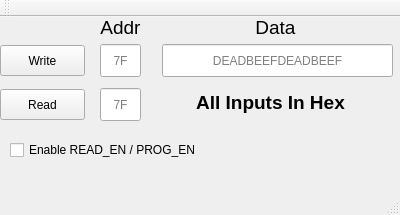
<?xml version="1.0" encoding="UTF-8"?>
<ui version="4.0">
 <class>MainWindow</class>
 <widget class="QMainWindow" name="MainWindow">
  <property name="geometry">
   <rect>
    <x>0</x>
    <y>0</y>
    <width>400</width>
    <height>215</height>
   </rect>
  </property>
  <property name="sizePolicy">
   <sizepolicy hsizetype="Fixed" vsizetype="Fixed">
    <horstretch>0</horstretch>
    <verstretch>0</verstretch>
   </sizepolicy>
  </property>
  <property name="windowTitle">
   <string>LMP91300 Programmer</string>
  </property>
  <widget class="QWidget" name="centralWidget">
   <property name="sizePolicy">
    <sizepolicy hsizetype="Fixed" vsizetype="Fixed">
     <horstretch>0</horstretch>
     <verstretch>0</verstretch>
    </sizepolicy>
   </property>
   <widget class="Line" name="line">
    <property name="geometry">
     <rect>
      <x>9</x>
      <y>71</y>
      <width>16</width>
      <height>16</height>
     </rect>
    </property>
    <property name="orientation">
     <enum>Qt::Horizontal</enum>
    </property>
   </widget>
   <widget class="QLabel" name="label">
    <property name="geometry">
     <rect>
      <x>90</x>
      <y>0</y>
      <width>61</width>
      <height>21</height>
     </rect>
    </property>
    <property name="font">
     <font>
      <pointsize>14</pointsize>
      <weight>50</weight>
      <italic>false</italic>
      <bold>false</bold>
     </font>
    </property>
    <property name="text">
     <string>Addr</string>
    </property>
    <property name="alignment">
     <set>Qt::AlignCenter</set>
    </property>
   </widget>
   <widget class="QLabel" name="label_2">
    <property name="geometry">
     <rect>
      <x>170</x>
      <y>0</y>
      <width>211</width>
      <height>21</height>
     </rect>
    </property>
    <property name="font">
     <font>
      <pointsize>14</pointsize>
      <weight>50</weight>
      <italic>false</italic>
      <bold>false</bold>
     </font>
    </property>
    <property name="text">
     <string>Data</string>
    </property>
    <property name="alignment">
     <set>Qt::AlignCenter</set>
    </property>
   </widget>
   <widget class="QPushButton" name="Read">
    <property name="geometry">
     <rect>
      <x>0</x>
      <y>72</y>
      <width>85</width>
      <height>31</height>
     </rect>
    </property>
    <property name="text">
     <string>Read</string>
    </property>
   </widget>
   <widget class="QLineEdit" name="read_address">
    <property name="geometry">
     <rect>
      <x>100</x>
      <y>71</y>
      <width>41</width>
      <height>33</height>
     </rect>
    </property>
    <property name="inputMethodHints">
     <set>Qt::ImhPreferUppercase</set>
    </property>
    <property name="inputMask">
     <string extracomment="address"/>
    </property>
    <property name="maxLength">
     <number>2</number>
    </property>
    <property name="alignment">
     <set>Qt::AlignCenter</set>
    </property>
    <property name="placeholderText">
     <string>7F</string>
    </property>
   </widget>
   <widget class="QLabel" name="label_3">
    <property name="geometry">
     <rect>
      <x>170</x>
      <y>70</y>
      <width>201</width>
      <height>31</height>
     </rect>
    </property>
    <property name="font">
     <font>
      <pointsize>14</pointsize>
      <weight>75</weight>
      <italic>false</italic>
      <bold>true</bold>
      <strikeout>false</strikeout>
     </font>
    </property>
    <property name="text">
     <string>All Inputs In Hex</string>
    </property>
    <property name="alignment">
     <set>Qt::AlignCenter</set>
    </property>
   </widget>
   <widget class="QLineEdit" name="write_data">
    <property name="geometry">
     <rect>
      <x>162</x>
      <y>27</y>
      <width>231</width>
      <height>33</height>
     </rect>
    </property>
    <property name="cursor">
     <cursorShape>ArrowCursor</cursorShape>
    </property>
    <property name="contextMenuPolicy">
     <enum>Qt::PreventContextMenu</enum>
    </property>
    <property name="inputMethodHints">
     <set>Qt::ImhNoAutoUppercase</set>
    </property>
    <property name="inputMask">
     <string/>
    </property>
    <property name="text">
     <string/>
    </property>
    <property name="maxLength">
     <number>16</number>
    </property>
    <property name="cursorPosition">
     <number>0</number>
    </property>
    <property name="alignment">
     <set>Qt::AlignCenter</set>
    </property>
    <property name="placeholderText">
     <string>DEADBEEFDEADBEEF</string>
    </property>
   </widget>
   <widget class="QLineEdit" name="write_address">
    <property name="geometry">
     <rect>
      <x>100</x>
      <y>27</y>
      <width>41</width>
      <height>33</height>
     </rect>
    </property>
    <property name="cursor">
     <cursorShape>ArrowCursor</cursorShape>
    </property>
    <property name="inputMethodHints">
     <set>Qt::ImhUppercaseOnly</set>
    </property>
    <property name="inputMask">
     <string/>
    </property>
    <property name="maxLength">
     <number>2</number>
    </property>
    <property name="alignment">
     <set>Qt::AlignCenter</set>
    </property>
    <property name="placeholderText">
     <string extracomment="adf">7F</string>
    </property>
   </widget>
   <widget class="QPushButton" name="Write">
    <property name="geometry">
     <rect>
      <x>0</x>
      <y>28</y>
      <width>85</width>
      <height>31</height>
     </rect>
    </property>
    <property name="text">
     <string>Write</string>
    </property>
   </widget>
   <widget class="QCheckBox" name="checkBox">
    <property name="geometry">
     <rect>
      <x>10</x>
      <y>120</y>
      <width>241</width>
      <height>26</height>
     </rect>
    </property>
    <property name="text">
     <string>Enable READ_EN / PROG_EN</string>
    </property>
   </widget>
  </widget>
  <widget class="QMenuBar" name="menuBar">
   <property name="geometry">
    <rect>
     <x>0</x>
     <y>0</y>
     <width>400</width>
     <height>27</height>
    </rect>
   </property>
  </widget>
  <widget class="QToolBar" name="mainToolBar">
   <attribute name="toolBarArea">
    <enum>TopToolBarArea</enum>
   </attribute>
   <attribute name="toolBarBreak">
    <bool>false</bool>
   </attribute>
  </widget>
  <widget class="QStatusBar" name="statusBar"/>
 </widget>
 <layoutdefault spacing="6" margin="11"/>
 <resources/>
 <connections/>
</ui>
